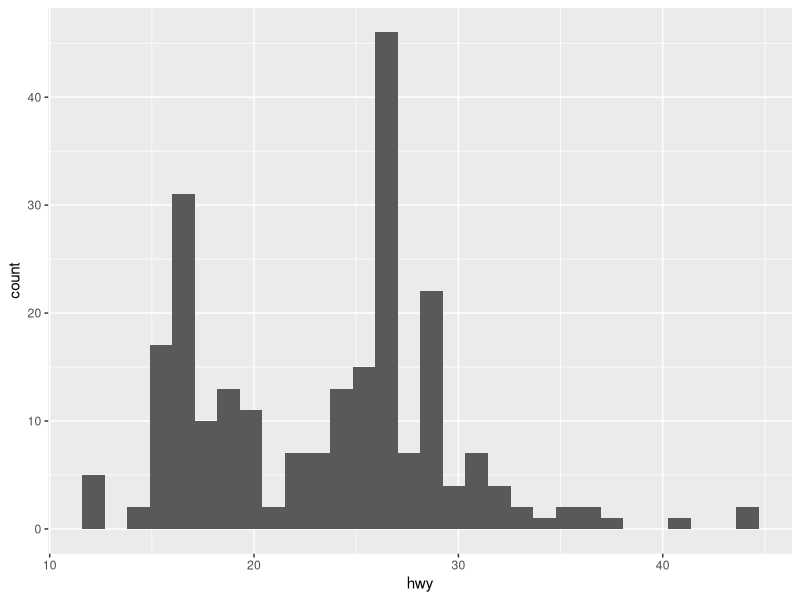
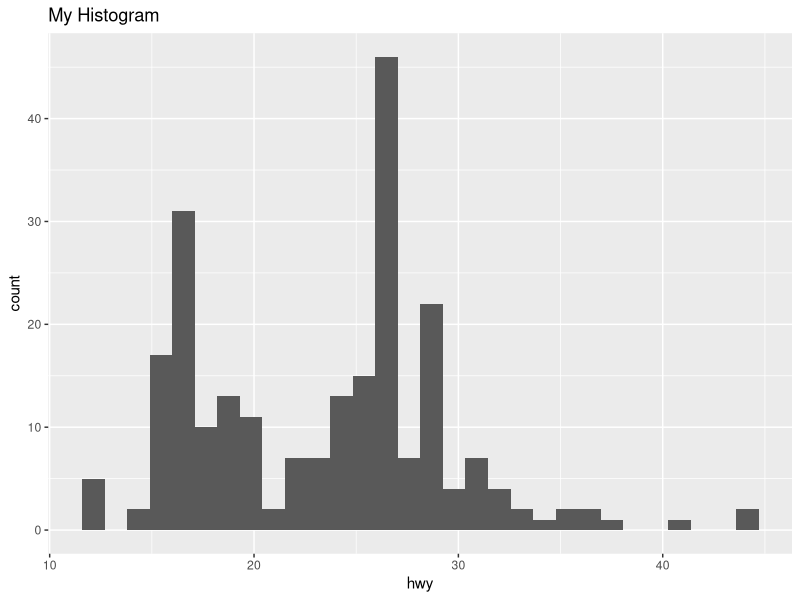
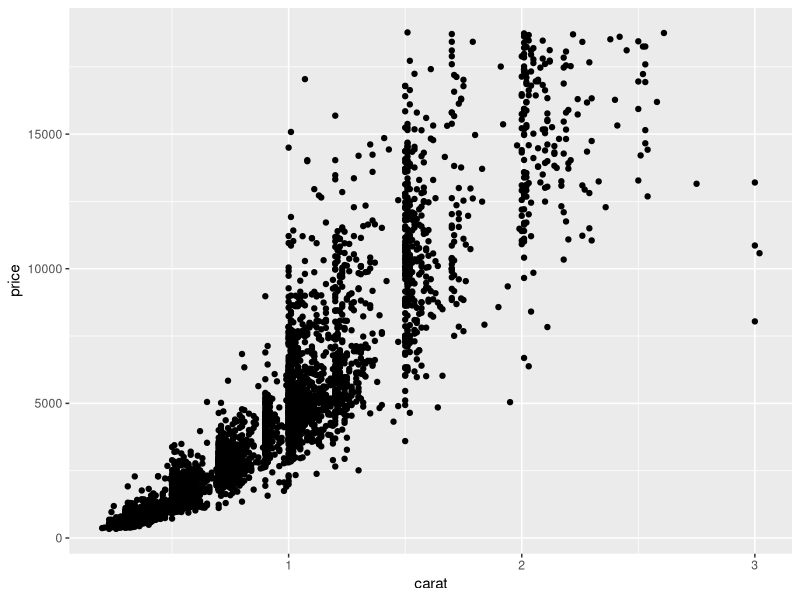
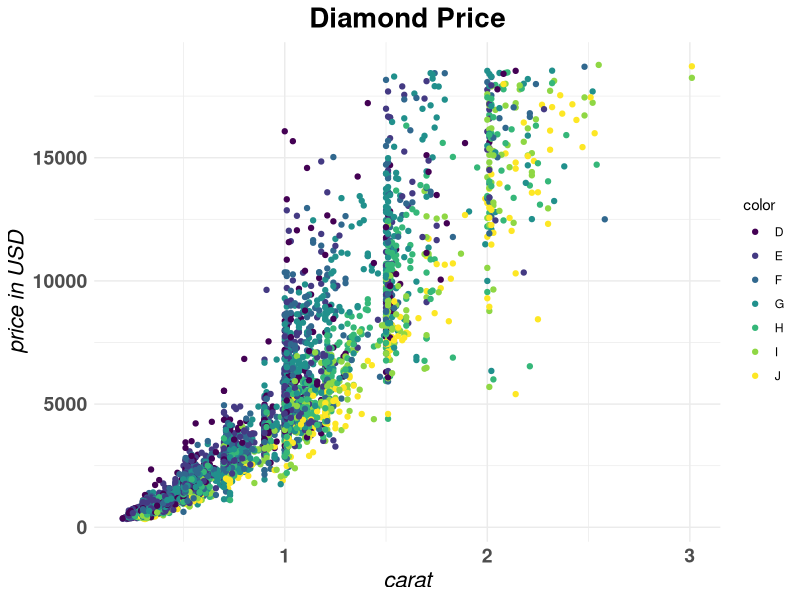

R code for these plots, in order:
# Remove previous objects:
rm(list = ls())
graphics.off()

# ------------------------------ Libraries ------------------------------
# install.packages("cowplot")
# install.packages("data.table")
# install.packages("dplyr")
# install.packages("feather")
# install.packages("forcats")
# install.packages("ggplot2")
# install.packages("hms")
# install.packages("languageserver")
# install.packages("lintr")
# install.packages("lubridate")
# install.packages("nycflights13")
# install.packages("purrr")
# install.packages("readr")
# install.packages("readxl")
# install.packages("rio")
# install.packages("stringr")
# install.packages("tibble")
# install.packages("tidyr")
# install.packages("tidyverse")

# ------------------------------ Load Libraries ------------------------------
library(tidyverse)
library(rlang)

# ------------------------------ Tidy Evaluation ------------------------------
# *Tidy Evaluation - A framework for doing non-standard evaluation in R.  
# *Quosure - An expression that has been saved in an environment (closure).  It can be evaluated later in the stored environment. 
# *Quotation  - Stores an expression without evaluating it. 
# *Quasiquotation - Quoting some parts of an expression while evaluating and then inserting the results of others (unquoting them)
# *Quoted Expression - An expression that has been saved by itself.  It can be evaluated later to return result that will depend on the environment it is evaluated in.

# ------------------------------ Tidy Evaluation: rlang ~ Quosure ------------------------------
# Quote expression or expressions as a quosure(s):
#   *rlang::quo(expression)
#   *rlang:quos(expressions)

# Call from within a function to quote what the user passed to an argument(s) as a quosure(s):
#   *rlang::enquo(argument)
#   *rlang::enquos(arguments)

# ------------------------------ Tidy Evaluation: rlang ~ Quasiquotation ------------------------------
# Unquote an expression                                                                                     "!!": 
#   *expr(log(!!a + b))

# Unquote a vector or list and splice the results as arguments into surrounding cell                        "!!!":
#   *expr(log(!!!x))

# Replace an "=" to allow unquoting within the name that appears on the left hand side of the "=".          ":=":
#   *tibble::tibble(!!n:=1)

# ------------------------------ Tidy Evaluation: rlang ~ Expressions ------------------------------
# Quote contents:
#   *rlang::expr(expression)
#   *rlang::exprs(expressions)

# Call from within a function to quote what the user passed to an argument(s) as a symbol(s):
#   *rlang::ensym(x)
#   *rlang::ensyms(...)

# ------------------------------ Tidy Evaluation: rlang ~ Quosure - Single Argument ------------------------------
data_median <- function(data, var) {
    # This function takes in a table (as "data") and a variable (as "var") and returns the median result of the variable.

    # Output error if package is not found
    require(dplyr) 

    # Capture user's argument that will be quoted 
    var <- rlang::enquo(var)

    data %>%
        # Unquote user's argument into the quoting function
        summarise(median = median(!!var))
}

data_median(mpg, hwy)

                    # # A tibble: 1 × 1
                    #   median
                    #    <dbl>
                    # 1     24

data_median(diamonds, price)

                    # # A tibble: 1 × 1
                    #   median
                    #    <dbl>
                    # 1   2401

# ------------------------------ Tidy Evaluation: rlang ~ Quosure - Multiple Arguments ------------------------------
group_median <- function(data, var, ...) {
    # This function takes in a table (as "data"), a variable (as "var"), and a grouping by varable (as "...") 
    # and returns the median result of the variable ("var") grouped by the grouping varable(s) ("...").
    # The ellipse ("...") allows for multiple arguments to be passed in allowing for group_by() to be performed multiple times.
    # Example. group_by(model) %>% group_by(manufacturer) %>% group_by(fl).

    # Output error if package is not found
    require(dplyr)

    # Capture user's argument(s) that will be quoted 
    var <- rlang::enquo(var)
    group_vars <- rlang::enquos(...)

    data %>%
        # Unquote user's arguments into the quoting function
        group_by(!!!group_vars) %>%
        # Unquote user's argument into the quoting function
        summarise(median = median(!!var)) %>%
        ungroup()
}

group_median(mpg, hwy, model)

                    # # A tibble: 38 × 2
                    #    model              median
                    #    <chr>               <dbl>
                    #  1 4runner 4wd          19.5
                    #  2 a4                   29
                    #  3 a4 quattro           25
                    #  4 a6 quattro           24
                    #  5 altima               28
                    #  6 c1500 suburban 2wd   17
                    #  7 camry                28
                    #  8 camry solara         27
                    #  9 caravan 2wd          23
                    # 10 civic                32
                    # # ℹ 28 more rows

group_median(mpg, hwy, manufacturer)

                    # # A tibble: 15 × 2
                    #    manufacturer median
                    #    <chr>         <dbl>
                    #  1 audi           26  
                    #  2 chevrolet      23
                    #  3 dodge          17
                    #  4 ford           18
                    #  5 honda          32
                    #  6 hyundai        26.5
                    #  7 jeep           18.5
                    #  8 land rover     16.5
                    #  9 lincoln        17
                    # 10 mercury        18
                    # 11 nissan         26
                    # 12 pontiac        26
                    # 13 subaru         26  
                    # 14 toyota         26
                    # 15 volkswagen     29

group_median(mpg, hwy, model, manufacturer, fl)

                    # # A tibble: 63 × 4
                    #    model              manufacturer fl    median
                    #    <chr>              <chr>        <chr>  <dbl>
                    #  1 4runner 4wd        toyota       r       19.5
                    #  2 a4                 audi         p       29
                    #  3 a4 quattro         audi         p       25
                    #  4 a6 quattro         audi         p       24
                    #  5 altima             nissan       p       26.5
                    #  6 altima             nissan       r       30
                    #  7 c1500 suburban 2wd chevrolet    e       15
                    #  8 c1500 suburban 2wd chevrolet    r       18.5
                    #  9 camry              toyota       r       28
                    # 10 camry solara       toyota       r       27
                    # # ℹ 53 more rows

# ------------------------------ Tidy Evaluation: (1) rlang ~ Quosure - Single Argument, (2) rlang ~ Quasiquotation, and (3) rlang ~ Expressions------------------------------
# Adding a name to the median:
named_median <- function(data, var, name) {
    # This function takes in a table (as "data"), a variable (as "var"), and a new column name (as "name").
    # It then returns the median result of the variable with the new column name ("name").

    # Output error if package is not found
    require(dplyr)

    # Capture user's argument that will be quoted 
    var <- rlang::enquo(var)
    name <- rlang::ensym(name)

    data %>%
        # Unquote user's argument into the quoting function
        summarise(!!name := median(!!var))
}

named_median(mpg, hwy, `median_hwy`)

                    # # A tibble: 1 × 1
                    #   median_hwy
                    #        <dbl>
                    # 1         24

# ------------------------------ Tidy Evaluation: (1) rlang ~ Quosure - Single Argument and (2) rlang ~ Quasiquotation ------------------------------
# Summary function
my_summary <- function(df, var, ...) {
    # This function takes in a dataframe (as "df"), a variable (as "var"), and a grouping by varable (as "...") 
    # and returns a summary of the variable ("var") grouped by the grouping varable(s) ("...").
    # The ellipse ("...") allows for multiple arguments to be passed in allowing for group_by() to be performed multiple times.
    # Example. group_by(model) %>% group_by(manufacturer) %>% group_by(fl).

    # Output error if package is not found
    require(dplyr)
    require(rlang)

    # Capture user's argument(s) that will be quoted 
    var <- enquo(var)
    group_vars <- enquos(...)

    df %>%
        # Unquote user's arguments into the quoting function
        group_by(!!!group_vars) %>%
        summarise(min = min(!!var),
                  max = max(!!var),
                  med = median(!!var),
                  mean = mean(!!var),
                  sd = sd(!!var),
                  range = max - min
                  ) %>%
        ungroup()
}

my_summary(mpg, hwy, model)

                    # # A tibble: 38 × 7
                    #    model                min   max   med mean    sd range
                    #    <chr>              <int> <int> <dbl> <dbl> <dbl> <int>
                    #  1 4runner 4wd           17    20  19.5  18.8  1.47     3
                    #  2 a4                    26    31  29    28.3  1.98     5
                    #  3 a4 quattro            25    28  25    25.8  1.16     3
                    #  4 a6 quattro            23    25  24    24    1        2
                    #  5 altima                26    32  28    28.7  2.42     6
                    #  6 c1500 suburban 2wd    15    20  17    17.8  2.17     5
                    #  7 camry                 26    31  28    28.3  2.14     5
                    #  8 camry solara          26    31  27    28.1  2.19     5
                    #  9 caravan 2wd           17    24  23    22.4  2.06     7
                    # 10 civic                 29    36  32    32.6  2.55     7
                    # # ℹ 28 more rows

my_summary(mpg, hwy, model, manufacturer, fl)

                    # # A tibble: 63 × 9
                    #    model              manufacturer fl      min   max   med  mean     sd range
                    #    <chr>              <chr>        <chr> <int> <int> <dbl> <dbl>  <dbl> <int>
                    #  1 4runner 4wd        toyota       r        17    20  19.5  18.8  1.47      3
                    #  2 a4                 audi         p        26    31  29    28.3  1.98      5
                    #  3 a4 quattro         audi         p        25    28  25    25.8  1.16      3
                    #  4 a6 quattro         audi         p        23    25  24    24    1         2
                    #  5 altima             nissan       p        26    27  26.5  26.5  0.707     1
                    #  6 altima             nissan       r        27    32  30    29.8  2.22      5
                    #  7 c1500 suburban 2wd chevrolet    e        15    15  15    15   NA         0
                    #  8 c1500 suburban 2wd chevrolet    r        17    20  18.5  18.5  1.73      3
                    #  9 camry              toyota       r        26    31  28    28.3  2.14      5
                    # 10 camry solara       toyota       r        26    31  27    28.1  2.19      5
                    # # ℹ 53 more rows

# ------------------------------ Tidy Evaluation: (1) rlang ~ Quosure - Single Argument and (2) rlang ~ Quasiquotation ------------------------------
# Count frequencies function
count_freq <- function(df, ...) {
    # This function takes in a dataframe (as "df") and a grouping by varable (as "...") 
    # and returns a count of the grouping varable(s) ("...").
    # The ellipse ("...") allows for multiple arguments to be passed in allowing for group_by() to be performed multiple times.
    # Example. group_by(model) %>% group_by(manufacturer) %>% group_by(fl).

    # Output error if package is not found
    require(dplyr)
    require(rlang)

    # Capture user's arguments that will be quoted 
    group_vars <- enquos(...)
    
    df %>%
        # Unquote user's arguments into the quoting function
        group_by(!!!group_vars) %>%
        summarise(freq = n()) %>%
        ungroup()
}

count_freq(mpg)

                    # # A tibble: 1 × 1
                    #    freq
                    #   <int>
                    # 1   234

count_freq(mpg, manufacturer)

                    # # A tibble: 15 × 2
                    #    manufacturer  freq
                    #    <chr>        <int>
                    #  1 audi            18
                    #  2 chevrolet       19
                    #  3 dodge           37
                    #  4 ford            25
                    #  5 honda            9
                    #  6 hyundai         14
                    #  7 jeep             8
                    #  8 land rover       4
                    #  9 lincoln          3
                    # 10 mercury          4
                    # 11 nissan          13
                    # 12 pontiac          5
                    # 13 subaru          14
                    # 14 toyota          34
                    # 15 volkswagen      27

count_freq(mpg, manufacturer, model)

                    # # A tibble: 38 × 3
                    #    manufacturer model               freq
                    #    <chr>        <chr>              <int>
                    #  1 audi         a4                     7
                    #  2 audi         a4 quattro             8
                    #  3 audi         a6 quattro             3
                    #  4 chevrolet    c1500 suburban 2wd     5
                    #  5 chevrolet    corvette               5
                    #  6 chevrolet    k1500 tahoe 4wd        4
                    #  7 chevrolet    malibu                 5
                    #  8 dodge        caravan 2wd           11
                    #  9 dodge        dakota pickup 4wd      9
                    # 10 dodge        durango 4wd            7
                    # # ℹ 28 more rows

# ------------------------------ Tidy Evaluation: (1) rlang ~ Quosure - Single Argument and (2) rlang ~ Quasiquotation ------------------------------
# First create some data of infection count where "inf" is the infection count of each date:
df.infections <- tibble(date = seq.Date(from = as.Date("2021-01-01"),
                                        to = as.Date("2021-01-12"),
                                        by = "day"),
                        inf = c(100, 120, 60, 20,
                                180, 160, 150, 140,
                                100, 400, 320, 220))

# Moving average function
moving_average_infections <- function(df, var) {
    # This function takes in a dataframe (as "df") and a variable (as "var") and returns a 3 day moving average
    # and a 7 day moving average of infection count.  It also returns:
    #   *inf - infection count on that date
    #   *x1 - infection count 1 day prior
    #   *x2 - infection count 2 days prior
    #   *x3 - infection count 3 days prior
    #   *x4 - infection count 4 days prior
    #   *x5 - infection count 5 days prior
    #   *x6 - infection count 6 days prior

    # Output error if package is not found
    require(rlang)
    require(dplyr)
    require(tidyr)

    # Capture user's argument that will be quoted 
    var <- enquo(var)

    df %>%
        # Add lag of values from t-1 up to t-6
        # Unquote user's arguments into the quoting function
        mutate(x1 = lag(!!var, 1),
               x2 = lag(!!var, 2),
               x3 = lag(!!var, 3),
               x4 = lag(!!var, 4),
               x5 = lag(!!var, 5),
               x6 = lag(!!var, 6)) %>%
        # Replace NA with 0
        mutate_at(., .vars = paste0("x", 1:6), .funs = replace_na, 0) %>%
        # Calculate moving averages
        mutate(`3 day avg` = (!!var + x1 + x2) / 3,
               `7 day avg` = (!!var + x1 + x2 + x3 + x4 + x5 + x6) / 7)
}

moving_average_infections(df.infections, inf)

                    # # A tibble: 12 × 10
                    #    date         inf    x1    x2    x3    x4    x5    x6 `3 day avg` `7 day avg`
                    #    <date>     <dbl> <dbl> <dbl> <dbl> <dbl> <dbl> <dbl>       <dbl>       <dbl>
                    #  1 2021-01-01   100     0     0     0     0     0     0        33.3        14.3
                    #  2 2021-01-02   120   100     0     0     0     0     0        73.3        31.4
                    #  3 2021-01-03    60   120   100     0     0     0     0        93.3        40
                    #  4 2021-01-04    20    60   120   100     0     0     0        66.7        42.9
                    #  5 2021-01-05   180    20    60   120   100     0     0        86.7        68.6
                    #  6 2021-01-06   160   180    20    60   120   100     0       120          91.4
                    #  7 2021-01-07   150   160   180    20    60   120   100       163.        113. 
                    #  8 2021-01-08   140   150   160   180    20    60   120       150         119.
                    #  9 2021-01-09   100   140   150   160   180    20    60       130         116.
                    # 10 2021-01-10   400   100   140   150   160   180    20       213.        164.
                    # 11 2021-01-11   320   400   100   140   150   160   180       273.        207.
                    # 12 2021-01-12   220   320   400   100   140   150   160       313.        213.

# ------------------------------ Write Functions (ggplot2): (1) rlang ~ Quosure - Single Argument and (2) rlang ~ Quasiquotation ------------------------------
# Histogram:
plot_histogram <- function(df, x) {
    # This function takes in a dataframe (as "df") and a variable (as "x") and returns a histogram of the
    # count (y-axis) of the variable (x-axis).

    # Output error if package is not found
    require(ggplot2)
    require(rlang)

    # Capture user's argument that will be quoted 
    x_var <- enquo(x)

    df %>%
        # Unquote user's arguments into the quoting function
        ggplot(aes(x = !!x_var)) +
        geom_histogram()
}

plot_histogram(mpg, hwy)
plot_histogram(mpg, hwy) + ggtitle("My Histogram")

# ------------------------------ Write Functions (ggplot2): (1) rlang ~ Quosure - Single Argument and (2) rlang ~ Quasiquotation ------------------------------
# Scatter plot:
plot_scatter <- function(df, x, y) {
    # This function takes in a dataframe (as "df"), a variable (as "x"), and a variable (as "y").
    # It returns a scatter plot of x (x-axis) vs. y (y-axis).  

    # Output error if package is not found
    require(ggplot2)
    require(rlang)

    # Capture user's arguments that will be quoted 
    x_var <- enquo(x)
    y_var <- enquo(y)

    df %>%
        # Unquote user's arguments into the quoting function
        ggplot(aes(x = !!x_var,
                   y = !!y_var)) +
        geom_point()
}

plot_scatter(df = sample_n(diamonds, size = 5000), x = carat, y = price)

# ------------------------------ Write Functions (ggplot2): (1) rlang ~ Quosure - Single Argument and (2) rlang ~ Quasiquotation ------------------------------
# Generic scatter plot with a custom theme:
theme_fonts <- theme(
    plot.title = element_text(size = 20, face = "bold", hjust = 0.5),
    axis.title = element_text(size = 16, face = "italic", hjust = 0.5),
    axis.text = element_text(size = 14, face = "bold", hjust = 0.5)
)

plot_scatter_custom_theme <- function(df, 
                                      x, 
                                      y, 
                                      color, 
                                      title = "", 
                                      x_title = "",
                                      y_title = "") {
    # This function takes in a dataframe (as "df"), a variable (as "x"), and a variable (as "y").
    # It also takes in custom theme variables: (1) a color theme (as "color"), (2) a custom title
    # (as "title"), (3) a custom x-axis title (as "x_title"), and (4) a custom y-axis title (as "y_title").
    # It returns a scatter plot of x (x-axis) vs. y (y-axis) with the added custom themes.

    # Output error if package is not found                                    
    require(ggplot2)
    require(rlang)
    col_var <- enquo(color)

    # Capture user's arguments that will be quoted 
    x_var <- enquo(x)
    y_var <- enquo(y)

    df %>%
        # Unquote user's arguments into the quoting function
        ggplot(aes(x = !!x_var,
                   y = !!y_var,
                   color = !!col_var)) +
        geom_point() +
        # Add custom theme to scatter plot
        ggtitle(title) +
        xlab(x_title) +
        ylab(y_title) +
        theme_minimal() +
        theme_fonts
}

plot_scatter_custom_theme(df = sample_n(diamonds, size = 5000), 
                          x = carat, 
                          y = price,
                          color = color,
                          title = "Diamond Price",
                          x_title = "carat",
                          y_title = "price in USD")

